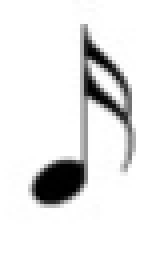
#> input picture sy/note&rest_image/note16.jpg, 41 x 64 px, given in place of 7.jpg, which was not available (shown 4 times larger)
$ python template_match.py
#> lines starting #> are read from the running program, lines starting #| are printed output that depends on the picture; after the words box and inside, x2 and y2 are one past the last pixel; in counts of white or black regions, pixels touching at a corner belong together; pictures that were not available may be replaced by others from this repository, and a replacement may not be noted
### sy/functions_sy.py
#function
import cv2
import numpy as np

def threshold(image):
    image = cv2.cvtColor(image, cv2.COLOR_BGR2GRAY)
    ret, image = cv2.threshold(image, 127, 255, cv2.THRESH_BINARY_INV | cv2.THRESH_OTSU)
    return image

# standard에 따라 가중치가 곱해진 값을 리턴
def weighted(value):
    standard = 10
    return int(value * (standard / 10))

# 닫힘 연산-객체의 끊어진 부분 연결
# [4 lines left out: function closing, not called in this run]

# 이미지와 텍스트 좌표 표시
def put_text(image, text, loc):
    font = cv2.FONT_HERSHEY_SIMPLEX
    cv2.putText(image, str(text), loc, font, 0.6, (255, 0, 0), 2)

# 객체의 중간 y좌표 반환
def get_center(y, h):
    return (y + y + h) / 2

VERTICAL = True
HORIZONTAL = False

# 객체를 분류할 때 여러 특징점을 찾아내기 위해 사용
# [80 lines left out: functions get_line, stem_detection, count_rect_pixels, count_pixels_part, not called in this run]

### sy/modules_sy.py
# modules.py
import cv2
import numpy as np
import functions_sy as fs
import recognition_modules as rs

# 보표 영역 추출 및 그 외 노이즈 제거
def remove_noise(image):
    image = fs.threshold(image)  # 이미지 이진화
    mask = np.zeros(image.shape, np.uint8)  # 보표 영역만 추출하기 위해 마스크 생성

    cnt, labels, stats, centroids = cv2.connectedComponentsWithStats(image)  # 레이블링
    for i in range(1, cnt):
        x, y, w, h, area = stats[i]
        if w > image.shape[1] * 0.5:  # 보표 영역에만
            cv2.rectangle(mask, (x+50, y-10, w, h+10), (255, 0, 0), -1)  # 사각형 그리기

    masked_image = cv2.bitwise_and(image, mask)  # 보표 영역 추출

    return masked_image

# 오선 제거
def remove_staves(image):
    height, width = image.shape
    staves = []  # 오선의 좌표들이 저장될 리스트

    for row in range(height):
        pixels = 0
        for col in range(width):
            pixels += (image[row][col] == 255)  # 한 행에 존재하는 흰색 픽셀의 개수를 셈
        if pixels >= width * 0.6:  # 이미지 넓이의 60% 이상이라면
            if len(staves) == 0 or abs(staves[-1][0] + staves[-1][1] - row) > 1:  # 첫 오선이거나 이전에 검출된 오선과 다른 오선
                staves.append([row, 0])  # 오선 추가 [오선의 y 좌표][오선 높이]
            else:  # 이전에 검출된 오선과 같은 오선
                staves[-1][1] += 1  # 높이 업데이트
    for staff in range(len(staves)):
        top_pixel = staves[staff][0]  # 오선의 최상단 y 좌표
        bot_pixel = staves[staff][0] + staves[staff][1]  # 오선의 최하단 y 좌표 (오선의 최상단 y 좌표 + 오선 높이)
        for col in range(width):
            if image[top_pixel - 1][col] == 0 and image[bot_pixel + 1][col] == 0:  # 오선 위, 아래로 픽셀이 있는지 탐색
                for row in range(top_pixel, bot_pixel + 1):
                    image[row][col] = 0  # 오선을 지움

    return image, [x[0] for x in staves]

# 악보 이미지 정규화
def normalization(image, staves, standard):
    avg_distance = 0
    lines = int(len(staves) / 5)  # 보표의 개수
    for line in range(lines):
        for staff in range(4):
            staff_above = staves[line * 5 + staff]
            staff_below = staves[line * 5 + staff + 1]
            avg_distance += abs(staff_above - staff_below)  # 오선의 간격을 누적해서 더해줌
    avg_distance /= len(staves) - lines  # 오선 간의 평균 간격
    height, width = image.shape  # 이미지의 높이와 넓이
    weight = standard / avg_distance  # 기준으로 정한 오선 간격을 이용해 가중치를 구함
    new_width = int(width * weight)  # 이미지의 넓이에 가중치를 곱해줌
    new_height = int(height * weight)  # 이미지의 높이에 가중치를 곱해줌

    image = cv2.resize(image, (new_width, new_height))  # 이미지 리사이징
    ret, image = cv2.threshold(image, 127, 255, cv2.THRESH_BINARY | cv2.THRESH_OTSU)  # 이미지 이진화
    staves = [x * weight for x in staves]  # 오선 좌표에도 가중치를 곱해줌

    return image, staves

# [26 lines of commented-out code are left out]
# [97 lines left out: functions object_detection, object_analysis, recognition, not called in this run]

### sy/template_match.py
import cv2
import numpy as np
import os
import modules_sy as modules_sy
import functions_sy as fs

def find_templates(image_path, template_folder):
    image = cv2.imread(image_path, cv2.IMREAD_ANYCOLOR)
#> image is the input picture: shape (64, 41, 3); min 0, max 255, mean 231.9
    # 악보 이미지 로드
    #전처리 1. 보표 영역 추출 및 그 외 노이즈 제거
    masked_image = modules_sy.remove_noise(image)
#> in threshold, `ret, image = cv2.threshold(image, 127, 255, cv2.THRESH_BINARY_INV | cv..`:
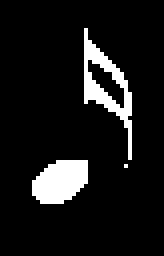
#> image: shape (64, 41) (shown 4 times larger); 9.2% white; 3 white regions (1 under 20 px), largest, box (x1, y1, x2, y2) and area: (21, 7, 33, 40) 122, (8, 40, 22, 51) 119
#> in threshold, `ret, image = cv2.threshold(image, 127, 255, cv2.THRESH_BINARY_INV | cv..`: ret = 149
#> in remove_noise, `cnt, labels, stats, centroids = cv2.connectedComponentsWithStats(image)`:
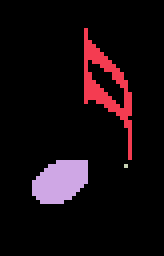
#> labels: shape (64, 41) int32 (shown 4 times larger); 4 distinct labels, from 0 to 3; one colour per label, 0 black
#> in remove_noise, `cnt, labels, stats, centroids = cv2.connectedComponentsWithStats(image)`: cnt = 4; stats = [[0, 0, 41, 64, 2382], [21, 7, 12, 33, 122], [8, 40, 14, 11, 119], [31, 41, 1, 1, 1]]; centroids = [[19.94, 31.36], [26.22, 21.2], [14.66, 44.88], [31, 41]]
#> the loop in remove_noise, `for i in range(1, cnt):` made 3 passes
#> after the loop in remove_noise, `for i in range(1, cnt):`: mask: shape (64, 41); every value is 0
    removed_image, staves = modules_sy.remove_staves(masked_image)
#> after the loop in remove_staves, `for row in range(height):`: staves = []
#> staves = []
    normalized_image, staves = modules_sy.normalization(removed_image, staves, 14)
#> in normalization, `lines = int(len(staves) / 5)`: lines = 0

    # 결과를 저장할 리스트 생성
    results = []

    # 템플릿 폴더 내의 이미지 파일들 가져오기
    template_files = os.listdir(template_folder)

    for template_file in template_files:
        # 템플릿 이미지 경로
        template_path = os.path.join(template_folder, template_file)

        # 템플릿 이미지 로드
        template = cv2.imread(template_path, cv2.IMREAD_ANYCOLOR)
        template = fs.threshold(template)

        # 템플릿 매칭 수행
        result = cv2.matchTemplate(normalized_image, template, cv2.TM_CCOEFF_NORMED)
        min_val, max_val, min_loc, max_loc = cv2.minMaxLoc(result)

        # 매칭 결과를 리스트에 추가
        results.append({
            'template_file': template_file,
            'max_val': max_val,
            'max_loc': max_loc
        })

    # 매칭 결과 정렬
    results = sorted(results, key=lambda x: x['max_val'], reverse=True)

    # 결과 출력
    for result in results:
        template_file = result['template_file']
        max_val = result['max_val']
        max_loc = result['max_loc']

        # 템플릿 이미지 로드 (원본 이미지와 동일한 차원을 가지도록)
        template = cv2.imread(os.path.join(template_folder, template_file), cv2.IMREAD_ANYCOLOR)
        template = fs.threshold(template)

        # 일치하는 영역의 좌상단과 우하단 좌표 계산
        template_width, template_height = template.shape[1], template.shape[0]
        top_left = max_loc
        bottom_right = (top_left[0] + template_width, top_left[1] + template_height)

        # 원본 이미지에 일치하는 영역 표시
        cv2.rectangle(normalized_image, top_left, bottom_right, (125, 125, 0), 2)


        # 매칭된 영역의 이미지 표시
        cv2.imshow('Matched Template: ' + template_file, template)

        print('Template:', template_file)
        print('Max Value:', max_val)
        print('Max Location:', max_loc)
        print('---')

    # 전체 이미지에 대한 결과 출력
    cv2.imshow('Result', normalized_image)
    cv2.waitKey(0)
    cv2.destroyAllWindows()

# 악보 이미지 경로
image_path = "D:\\music-sheet-algoritm\\sy\\music_sheet_jpg\\7.jpg"

# 템플릿 이미지들이 있는 폴더 경로
template_folder = "D:\\music-sheet-algoritm\\sy\\note&rest_image\\"

# 템플릿 매칭 수행 및 결과 출력
#> (the run stopped early here; a loop or call above may not have finished)
